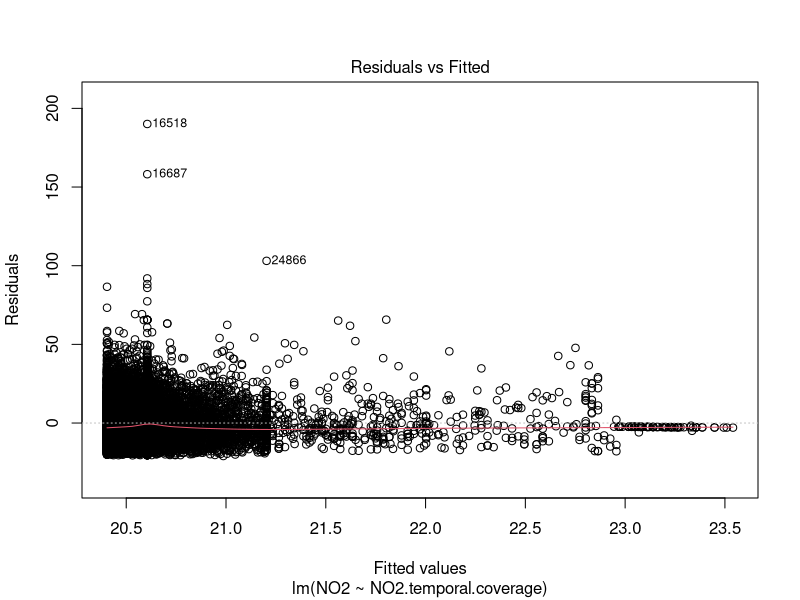
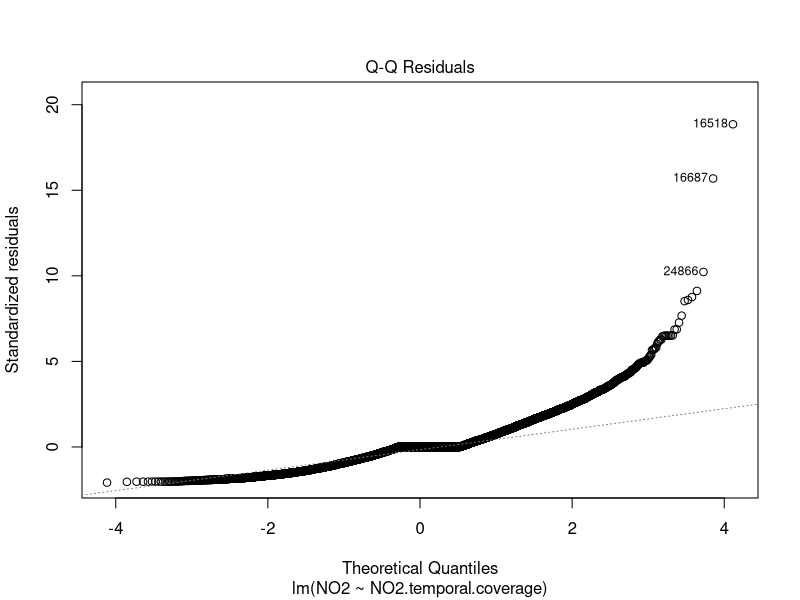
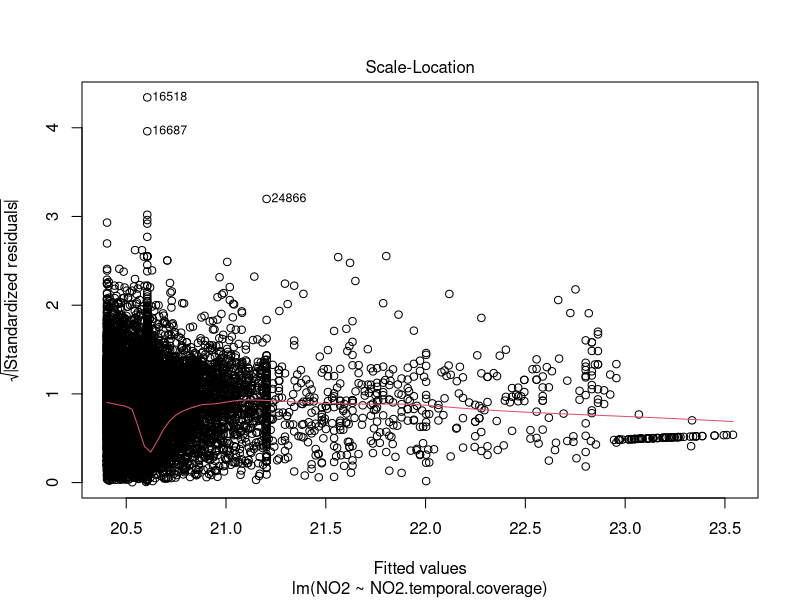
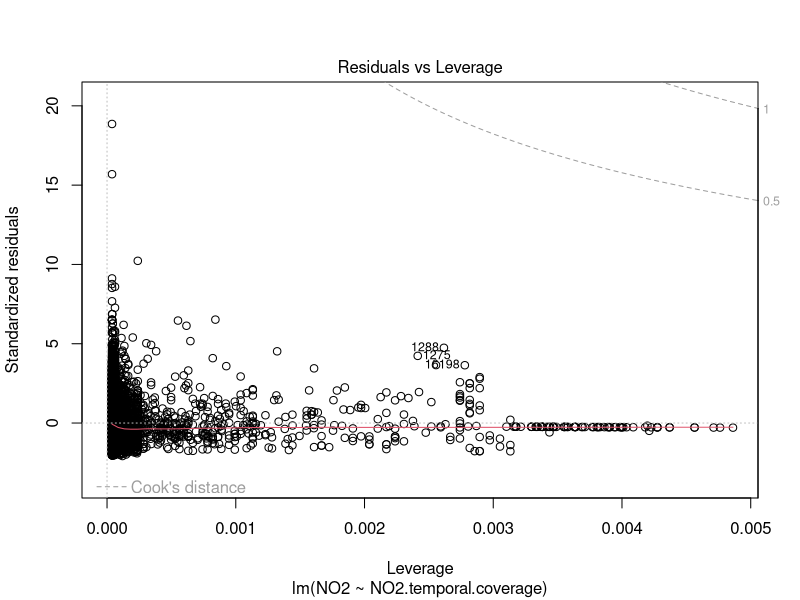

Generate these figures, in order, with R:
## ---- chunk 1
df <- read.csv("Air_Pollution.csv")
str(df)
## ---- chunk 2
df$PM2.5[is.na(df$PM2.5)] <- mean(df$PM2.5, na.rm=TRUE)
df$PM10[is.na(df$PM10)] <- mean(df$PM10, na.rm=TRUE)
df$NO2[is.na(df$NO2)] <- mean(df$NO2, na.rm=TRUE)
df$PM25.temporal.coverage[is.na(df$PM25.temporal.coverage)] <- mean(df$PM25.temporal.coverage, na.rm=TRUE)
df$PM10.temporal.coverage[is.na(df$PM10.temporal.coverage)] <- mean(df$PM10.temporal.coverage, na.rm=TRUE)
df$NO2.temporal.coverage[is.na(df$NO2.temporal.coverage)] <- mean(df$NO2.temporal.coverage, na.rm=TRUE)

str(df)
## ---- chunk 3
i <-sample(1:nrow(df), nrow(df)*0.80, replace=FALSE)
train <- df[i,]
test <- df[-i,]
## ---- chunk 4
head(train)

tail(train)

range(train$PM2.5, na.rm=FALSE)
range(train$PM10, na.rm=FALSE)

mean(train$PM2.5)
mean(train$PM10)

median(train$PM2.5)
median(train$PM10)

## ---- chunk 5
lm1 <- lm(NO2~NO2.temporal.coverage, data=train)
summary(lm1)
plot(lm1)
